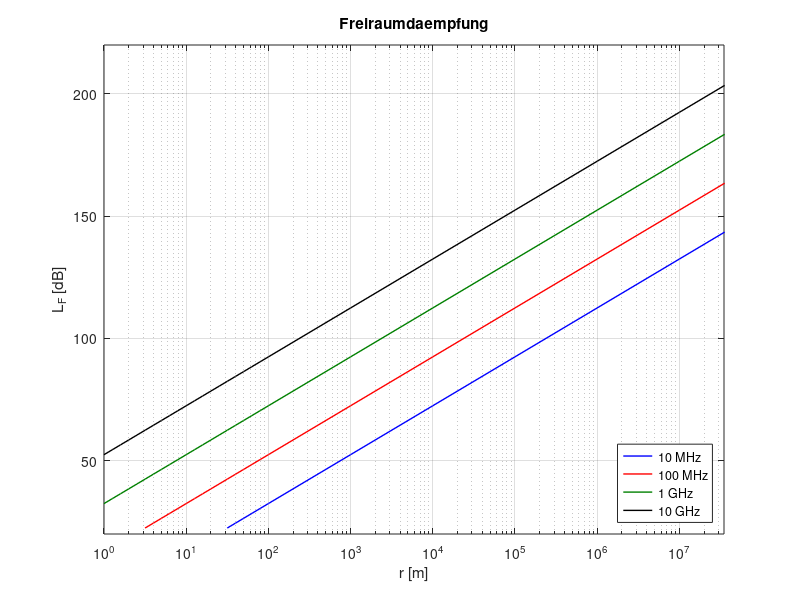

This chart was generated by the following MATLAB code:
function ueb_freiraumdaempfung
% Freiraumdaempfung
%
%------------------------------------------------
% (c) Eberhard Gamm (www.ibega.de),
%     LIKE (www.like.e-technik.uni-erlangen.de),
%     2013
%------------------------------------------------

close all;

% Entfernung in Meter
r = [ 10.^([0:0.1:2 3:7]) 3.6e7 ];

% Betriebsfrequenz in Hz
f = 10.^(7:10);

% Lichtgeschwindigkeit in m/s
c = 3e8;

figure(1);
color=[0 0 1;1 0 0;0 0.5 0;0 0 0];
for i = 1 : length(f)
    L_F = ( 4 * pi * r * f(i) / c ).^2;
    lambda = c / f(i);
    idx = find( r > lambda ); 
    semilogx(r(idx),10*log10(L_F(idx)),'-','Color',color(i,:),'Linewidth',1);
    hold on;
end
hold off;
grid;
axis([1 3.5e7 20 220]);
set(gca,'XTick',10.^(0:7));
xlabel('r [m]');
ylabel('L_F [dB]');
title('Freiraumdaempfung');
legend('10 MHz','100 MHz','1 GHz','10 GHz','Location','SouthEast');
